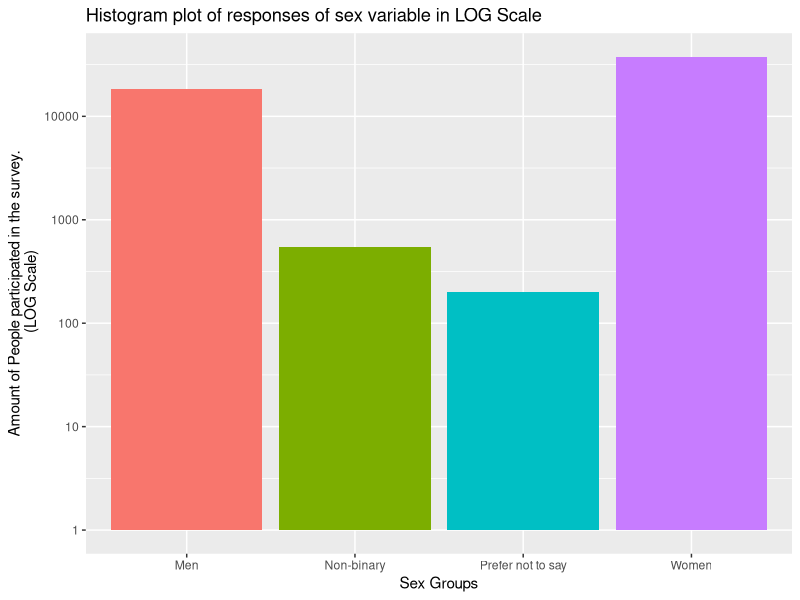
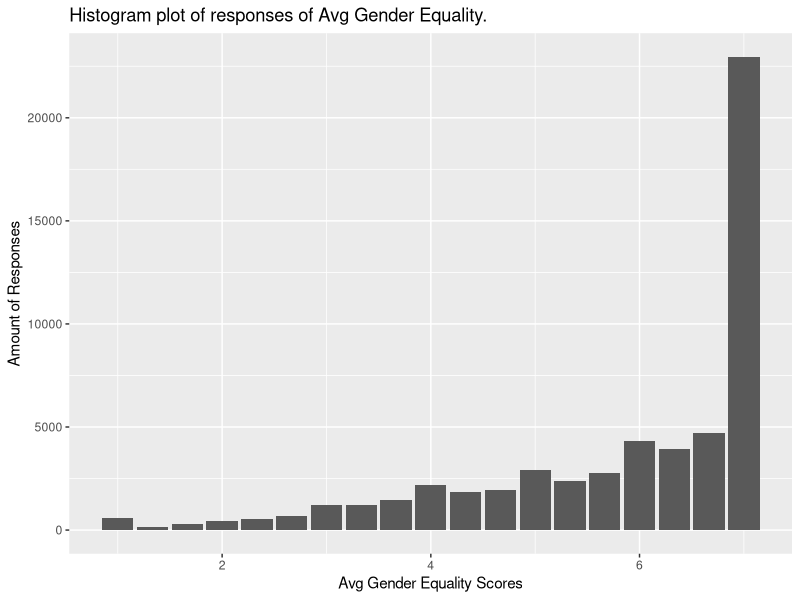
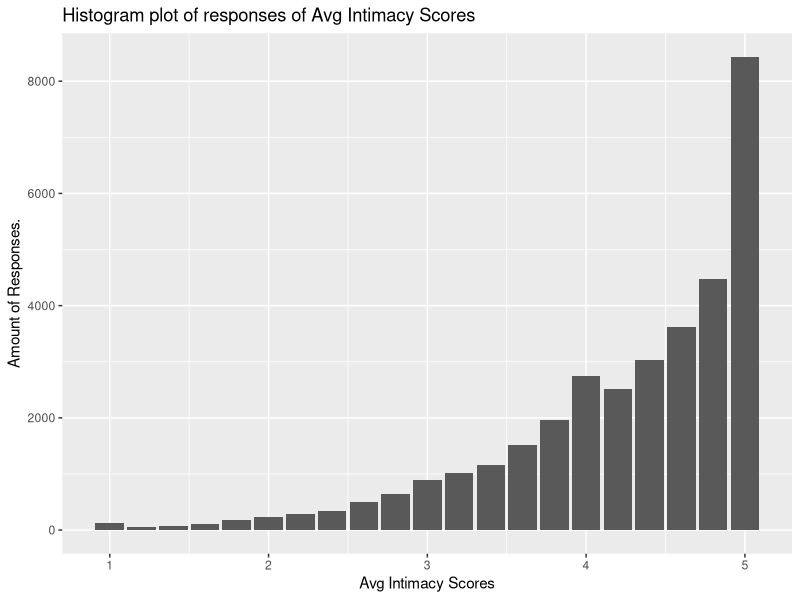
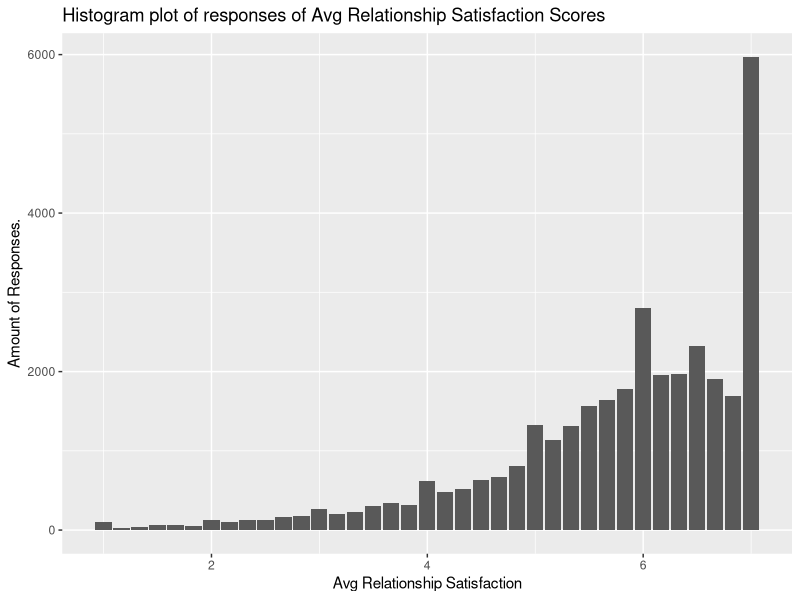
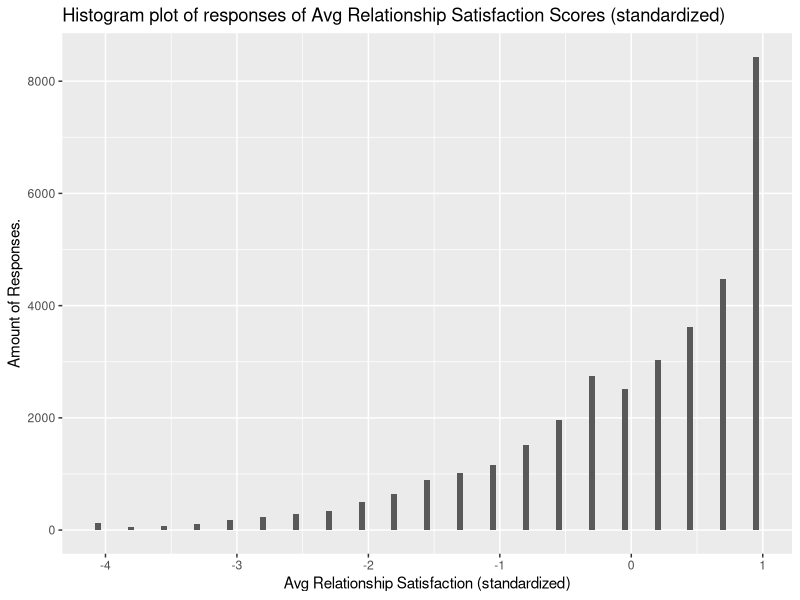

Write the R code that produced these figures, in order.
## ---- chunk 1
# Open the project's .Rproj file before running chunks.
# Install psych once in the Console if needed: install.packages("psych")

library(psych)
library(ggplot2)

h1Data <- read.csv("processed-data/H1.csv")
h2Data <- read.csv("processed-data/H2.csv")


## ---- chunk 2
# A histogram groups numerical values into intervals (bins).
# Bar height shows how many observations fall in each interval.
# Start by looking at the distribution before calculating summary statistics.
# Add readable labels to the same histogram.

#H1
## Sex (categorical variable)

sex_bar <- ggplot(data = h1Data,
                     aes(x = Sex,
                     fill = Sex)) +
  geom_bar() +
  labs(x="Sex Groups",
       y="Amount of People participated in the survey.\n (LOG Scale)",
       title="Histogram plot of responses of sex variable in LOG Scale") + theme(legend.position = "none") +
  scale_y_log10()
sex_bar


genderEqBar <- ggplot(data = h1Data,
                     aes(x = avgGenderEq,
                     fill = avgGenderEq)) +
  geom_bar() +
  labs(x="Avg Gender Equality Scores",
       y="Amount of Responses",
       title="Histogram plot of responses of Avg Gender Equality.") + theme(legend.position = "none") 
genderEqBar


avgLoveIntimacy <- ggplot(data = h2Data,
                     aes(x = avgLoveIntimacy,
                     fill = avgLoveIntimacy)) +
  geom_bar() +
  labs(x="Avg Intimacy Scores",
       y="Amount of Responses.",
       title="Histogram plot of responses of Avg Intimacy Scores") + theme(legend.position = "none") 
avgLoveIntimacy


avgRelationshipSatis <- ggplot(data = h2Data,
                     aes(x = avgPrqc,
                     fill = avgPrqc)) +
  geom_bar() +
  labs(x="Avg Relationship Satisfaction",
       y="Amount of Responses.",
       title="Histogram plot of responses of Avg Relationship Satisfaction Scores") + theme(legend.position = "none")
avgRelationshipSatis




## ---- chunk 3
# Mean: add the scores and divide by the number of observed responses.
mean(h1Data$avgGenderEq)
mean(h2Data$avgLoveIntimacy)
mean(h2Data$avgPrqc)

# Median: the middle score after sorting the responses.
median(h1Data$avgGenderEq)
median(h2Data$avgLoveIntimacy)
median(h2Data$avgPrqc)

# Table: count how many people are in each category.
table(h1Data$avgGenderEq)
table(h2Data$avgLoveIntimacy)
table(h2Data$avgPrqc)

# Range: return the minimum and maximum, rather than their difference.
range(h1Data$avgGenderEq)
range(h2Data$avgLoveIntimacy)
range(h2Data$avgPrqc)

# IQR: the 75th percentile minus the 25th percentile.
IQR(h1Data$avgGenderEq)
IQR(h2Data$avgLoveIntimacy)
IQR(h2Data$avgPrqc)


## ---- chunk 4
# scale() uses z = (original score - mean) / standard deviation by default.
# Keep the original commitment scores and store the standardized values separately.
# scale() returns a matrix; as.numeric() makes a simple numeric column.

# Standardized scores have mean approximately 0 and standard deviation 1.

#Standardize H1: Avg Gender Equality
h1Data$avgGenderEqStandardized <- as.numeric(scale(h1Data$avgGenderEq))

#Standardize H2: avg prqc
h2Data$avgPrqcStandardized <- as.numeric(scale(h2Data$avgPrqc))

#Standardize H2: avg love intimacy
h2Data$avgLoveIntimacyStandardized <- as.numeric(scale(h2Data$avgLoveIntimacy))

## ---- chunk 5

ggplot(data = h2Data,
                     aes(x = avgLoveIntimacyStandardized,
                     fill = avgLoveIntimacyStandardized)) +
  geom_bar() +
  labs(x="Avg Relationship Satisfaction (standardized)",
       y="Amount of Responses.",
       title="Histogram plot of responses of Avg Relationship Satisfaction Scores (standardized)") + theme(legend.position = "none")


## ---- chunk 6
# Covariance describes whether two variables tend to move together.
# Positive: higher values tend to occur together. Negative: higher values tend to accompany lower values.
# Its size depends on the units and is not restricted to -1 through 1.

# Pearson correlation expresses a linear association on a -1 to 1 scale.


#Covariance for H2 
cov(h2Data$avgLoveIntimacy, h2Data$avgPrqc, use = "complete.obs")
## output: high correlation
# Correlation for H2
cor(h2Data$avgLoveIntimacy, h2Data$avgPrqc, use = "complete.obs")
## output: high correlation

#Correlation Matrix for H2
corData <- h2Data[, c("avgLoveIntimacy", "avgPrqc")]
cor(corData, use = "complete.obs")
## ---- chunk 7
# summary() reports minimum, quartiles, median, mean, maximum, and missing counts when present.

# psych::describe() reports n, mean, SD, median, minimum, maximum, range width (max minus min), skewness, kurtosis, and other summaries.
# However it does not report every statistic above: compute IQR, cov(), and cor() separately.


summary(h1Data$avgGenderEq)
psych::describe(h1Data$avgGenderEq)

summary(h2Data$avgPrqc)
psych::describe(h2Data$avgPrqc)

summary(h2Data$avgLoveIntimacy)
psych::describe(h2Data$avgLoveIntimacy)

## ---- chunk 8
#mean
aggregate(avgLoveIntimacy ~ avgPrqc,
          data = h2Data,
          FUN = mean,
          na.rm = TRUE)
#median
aggregate(avgLoveIntimacy ~ avgPrqc,
          data = h2Data,
          FUN = median,
          na.rm = TRUE)
#standard deviation
aggregate(avgLoveIntimacy ~ avgPrqc,
          data = h2Data,
          FUN = sd,
          na.rm = TRUE)
